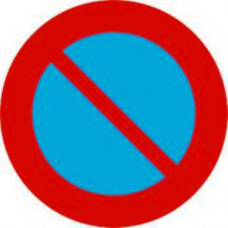
#> input picture image/CamDoXe.jpg, 228 x 228 px
$ python test.py
#> lines starting #> are read from the running program, lines starting #| are printed output that depends on the picture; after the words box and inside, x2 and y2 are one past the last pixel; in counts of white or black regions, pixels touching at a corner belong together; pictures that were not available may be replaced by others from this repository, and a replacement may not be noted
import cv2
import numpy as np
import os

# [138 lines left out: functions get_color_ranges, check_triangle_colors, preprocess_mask, detect_triangle_shape, check_position, detect_signs, not called in this run]


def process_video(video_path, templates):
    # Xử lý video để nhận diện biển báo giao thông
    video = cv2.VideoCapture(video_path)

    # Định nghĩa khoảng màu cho các biển báo
    lower_red_1 = np.array([0, 100, 100])
    upper_red_1 = np.array([5, 255, 255])
    lower_red_2 = np.array([170, 100, 100])
    upper_red_2 = np.array([180, 255, 255])
    lower_red_3 = np.array([140, 50, 50])
    upper_red_3 = np.array([170, 255, 255])

    lower_blue = np.array([105, 100, 100])
    upper_blue = np.array([115, 255, 255])

    lower_yellow = np.array([18, 100, 100])
    upper_yellow = np.array([25, 255, 255])

    kernel = np.ones((5, 5), np.uint8)

    if not video.isOpened():
        print("Video can't open")
        exit()

    output_video = video_writer(video, "output_video.avi")

    while True:
        ret, frame = video.read()
        if not ret:
            break

        frame2 = cv2.resize(frame, (frame.shape[1] // 2, frame.shape[0] // 2))
        # f = frame[:frame.shape[0] // 2, :]

        frame = frame2.copy()
        img_hsv = convert_color(frame, cv2.COLOR_BGR2HSV)

        # Phát hiện biển báo màu đỏ
        mask_red_1 = mask_color(img_hsv, lower_red_1, upper_red_1)
        mask_red_2 = mask_color(img_hsv, lower_red_2, upper_red_2)
        mask_red_3 = mask_color(img_hsv, lower_red_3, upper_red_3)
        mask_red = cv2.bitwise_or(mask_red_1, mask_red_2)
        mask_red = cv2.bitwise_or(mask_red, mask_red_3)

        # Phát hiện biển báo màu xanh
        mask_blue = mask_color(img_hsv, lower_blue, upper_blue)

        # Phát hiện biển báo màu vàng
        mask_yellow = mask_color(img_hsv, lower_yellow, upper_yellow)
        edges_yellow = edge_detection(mask_yellow)

        masks = [mask_blue,mask_red]

        # Chuẩn hóa các templates
        templates = prepare_templates(templates)

        frame = draw_triangle(frame, edges_yellow, (0, 255, 0), 2)

        for mask in masks:
            mask = preproccess_mask(mask, kernel)
            edges = edge_detection(mask)
            frame = draw(frame, edges, (0, 255, 0), 2, templates)

        f = frame[:frame.shape[0] // 2, :]
        frame2[:frame2.shape[0] // 2, :] = f

        # Ghi text lên frame
        cv2.putText(frame, "52200173_52200178", (30,30), cv2.FONT_HERSHEY_SIMPLEX, 1, (0, 255, 0), 2)

        cv2.imshow("Video", frame2)

        output_video.write(frame)

        key = cv2.waitKey(1) & 0xFF
        if key == ord('q'):  # Nhấn 'q' để thoát
            break
        elif key == ord(' '):  # Nhấn 'Space' để tạm dừng
            while True:
                key2 = cv2.waitKey(1) & 0xFF
                if key2 == ord(' '):  # Nhấn 'Space' lần nữa để tiếp tục
                    break
                elif key2 == ord('q'):  # Nhấn 'q' để thoát khi đang tạm dừng
                    video.release()
                    cv2.destroyAllWindows()
                    exit()


    video.release()
    output_video.release()
    # cv2.waitKey(0)
    cv2.destroyAllWindows()

# [105 lines left out: functions preproccess_mask, draw, calculate_iou, not called in this run]
def prepare_templates(templates):
    prepared_templates = {}
    for name, template in templates.items():
        # Kiểm tra số chiều kênh của ảnh
        if len(template.shape) > 2:
            # Nếu là ảnh màu, chuyển sang ảnh xám
            template_gray = cv2.cvtColor(template, cv2.COLOR_BGR2GRAY)
        else:
            # Nếu đã là ảnh xám, giữ nguyên
            template_gray = template

        # Resize template nếu cần
        template_gray = cv2.resize(template_gray, (64,64))
        prepared_templates[name] = template_gray

    return prepared_templates

# [31 lines left out: functions prepare_roi, draw_triangle, not called in this run]

def mask_color(frame, lower_color, upper_color):
    # Tạo mặt nạ (mask) bằng cách giữ lại các pixel trong khoảng màu chỉ định
    return cv2.inRange(frame, lower_color, upper_color)
def edge_detection(mask):
    # Phát hiện cạnh (edge detection) trên mask bằng thuật toán Canny
    return cv2.Canny(mask, 50, 150)

def convert_color(frame, color):
    # Chuyển đổi không gian màu của frame theo hệ màu chỉ định
    return cv2.cvtColor(frame, color)
def video_writer(video, filename):
    frame_width = int(video.get(cv2.CAP_PROP_FRAME_WIDTH))
    frame_height = int(video.get(cv2.CAP_PROP_FRAME_HEIGHT))
    fps = int(video.get(cv2.CAP_PROP_FPS))
    fourcc = cv2.VideoWriter_fourcc(*'XVID')
    output_video = cv2.VideoWriter(filename, fourcc, fps, (frame_width // 2, frame_height // 2))
    return output_video

if __name__ == "__main__":

    templates = {
                "Cam do xe":"CamDoXe.jpg",
                "Bien bao camera phat nguoi": "BienBaoGiaoThongPhatNguoi.jpg",
                 "Cam di nguoc chieu":"CamDiNguocChieu.jpg",
                 "Cam dung va do xe":"CamDungVaDoXe.jpg",
                 "Cam re trai":"CamReTrai.jpg",
                 "Chi huong duong":"ChiHuongDuong.jpg",
                 "Chu y quan sat":"ChuYQuanSat.jpg",
                 "Co tre em":"CoTreEm.jpg",
                 "Di cham":"DiCham.jpg",
                 "Huong di moi lan xe theo vach ke duong":"HuongDiMoiLanXeTheoVachKeDuong.jpg",
                 "Huong di vong chuong ngai vat sang phai":"HuongDiVongChuongNgaiVatSangPhai.jpg",
                 "Thuong xuyen xay ra tai nan":"ThuongXuyenXayRaTaiNan.jpg"
                 }

    templates = {p:"./image/"+ f for p,f in templates.items()}
    templates = {p:cv2.imread(f, cv2.IMREAD_GRAYSCALE) for p,f in templates.items()}
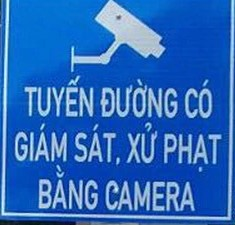
#> input picture image/BienBaoGiaoThongPhatNguoi.jpg, 235 x 225 px
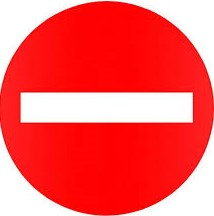
#> input picture image/CamDiNguocChieu.jpg, 214 x 216 px
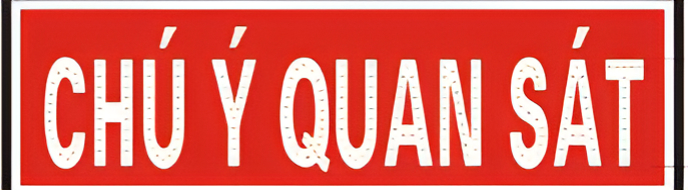
#> input picture image/ChuYQuanSat.jpg, 688 x 190 px
#> templates = 12 items
    process_video("./video/video1.mp4", templates)
#> in process_video, frame is the input picture: shape (190, 688, 3); mean B, G, R 98.3, 107, 223.9
#> in convert_color, `return cv2.cvtColor(frame, color)`: returned value: shape (95, 344, 3); mean H, S, V 15.6, 147.2, 224.5
#> in mask_color, `return cv2.inRange(frame, lower_color, upper_color)`:
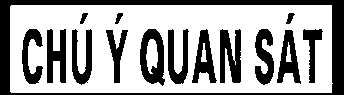
#> returned value: shape (95, 344); 64.4% white; 15 black regions, largest, box (x1, y1, x2, y2) and area: (0, 0, 344, 95) 4345, (140, 29, 165, 86) 839, (220, 29, 241, 83) 819
#> in mask_color (call 2), `return cv2.inRange(frame, lower_color, upper_color)`:
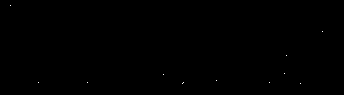
#> returned value: shape (95, 344); 0.04% white in thin lines or dots, all inside (x1, y1, x2, y2) = (10, 5, 323, 84)
#> in mask_color (call 3), `return cv2.inRange(frame, lower_color, upper_color)`: returned value: shape (95, 344); every value is 0
#> in process_video, `mask_red = cv2.bitwise_or(mask_red_1, mask_red_2)`: mask_red: shape (95, 344); 64.5% white; 15 black regions, largest, box (x1, y1, x2, y2) and area: (0, 0, 344, 95) 4344, (140, 29, 165, 86) 838, (220, 29, 241, 83) 819
#> the loop in prepare_templates, `for name, template in templates.items():` made 4 passes
#> name on passes 1 to 3: 'Cam do xe', 'Bien bao camera phat nguoi', 'Cam di nguoc chieu'
#> pass 1, in prepare_templates, `template_gray = cv2.resize(template_gray, (64,64))`:
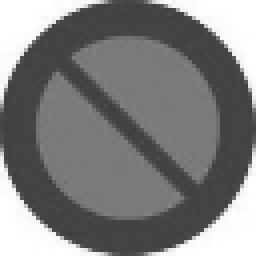
#> template_gray: shape (64, 64) (shown 4 times larger); min 62, max 255, mean 126.8
#> pass 2, in prepare_templates, `template_gray = cv2.resize(template_gray, (64,64))`:
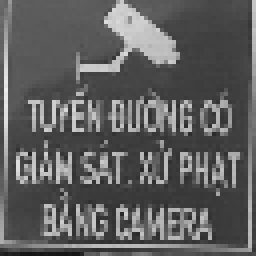
#> template_gray: shape (64, 64) (shown 4 times larger); min 20, max 238, mean 95
#> after the loop in prepare_templates, `for name, template in templates.items():`: prepared_templates = 3 items
#> (the run stopped early here; a loop or call above may not have finished)
